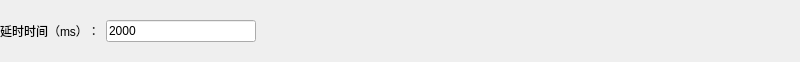
<?xml version="1.0" encoding="UTF-8"?>
<ui version="4.0">
 <class>DelayStateTest</class>
 <widget class="QWidget" name="DelayStateTest">
  <property name="geometry">
   <rect>
    <x>0</x>
    <y>0</y>
    <width>800</width>
    <height>62</height>
   </rect>
  </property>
  <property name="windowTitle">
   <string>Form</string>
  </property>
  <layout class="QHBoxLayout" name="horizontalLayout">
   <property name="leftMargin">
    <number>0</number>
   </property>
   <property name="rightMargin">
    <number>0</number>
   </property>
   <item>
    <widget class="QLabel" name="label">
     <property name="text">
      <string>延时时间（ms）：</string>
     </property>
    </widget>
   </item>
   <item>
    <widget class="QLineEdit" name="input_delay">
     <property name="minimumSize">
      <size>
       <width>150</width>
       <height>0</height>
      </size>
     </property>
     <property name="maximumSize">
      <size>
       <width>150</width>
       <height>16777215</height>
      </size>
     </property>
     <property name="text">
      <string>2000</string>
     </property>
    </widget>
   </item>
   <item>
    <spacer name="horizontalSpacer">
     <property name="orientation">
      <enum>Qt::Horizontal</enum>
     </property>
     <property name="sizeHint" stdset="0">
      <size>
       <width>521</width>
       <height>20</height>
      </size>
     </property>
    </spacer>
   </item>
  </layout>
 </widget>
 <resources/>
 <connections/>
</ui>
